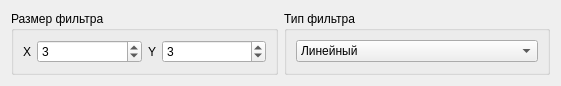
<?xml version="1.0" encoding="UTF-8"?>
<ui version="4.0">
 <class>CorrelationProcessingWidget</class>
 <widget class="QWidget" name="CorrelationProcessingWidget">
  <property name="geometry">
   <rect>
    <x>0</x>
    <y>0</y>
    <width>561</width>
    <height>71</height>
   </rect>
  </property>
  <property name="windowTitle">
   <string>Form</string>
  </property>
  <property name="windowOpacity">
   <double>1.000000000000000</double>
  </property>
  <layout class="QHBoxLayout" name="horizontalLayout_3" stretch="1,1">
   <item>
    <widget class="QGroupBox" name="groupBox">
     <property name="title">
      <string>Размер фильтра</string>
     </property>
     <layout class="QHBoxLayout" name="horizontalLayout" stretch="0,1,0,1">
      <item>
       <widget class="QLabel" name="label">
        <property name="text">
         <string>X</string>
        </property>
       </widget>
      </item>
      <item>
       <widget class="QSpinBox" name="spinBox">
        <property name="minimum">
         <number>1</number>
        </property>
        <property name="value">
         <number>3</number>
        </property>
       </widget>
      </item>
      <item>
       <widget class="QLabel" name="label_2">
        <property name="text">
         <string>Y</string>
        </property>
       </widget>
      </item>
      <item>
       <widget class="QSpinBox" name="spinBox_1">
        <property name="minimum">
         <number>1</number>
        </property>
        <property name="value">
         <number>3</number>
        </property>
       </widget>
      </item>
     </layout>
    </widget>
   </item>
   <item>
    <widget class="QGroupBox" name="groupBox_2">
     <property name="title">
      <string>Тип фильтра</string>
     </property>
     <layout class="QHBoxLayout" name="horizontalLayout_2" stretch="0">
      <item>
       <widget class="QComboBox" name="comboBox">
        <item>
         <property name="text">
          <string>Линейный</string>
         </property>
        </item>
        <item>
         <property name="text">
          <string>Медианный</string>
         </property>
        </item>
        <item>
         <property name="text">
          <string>Взвешенное среднее</string>
         </property>
        </item>
       </widget>
      </item>
     </layout>
    </widget>
   </item>
  </layout>
 </widget>
 <resources/>
 <connections/>
</ui>
